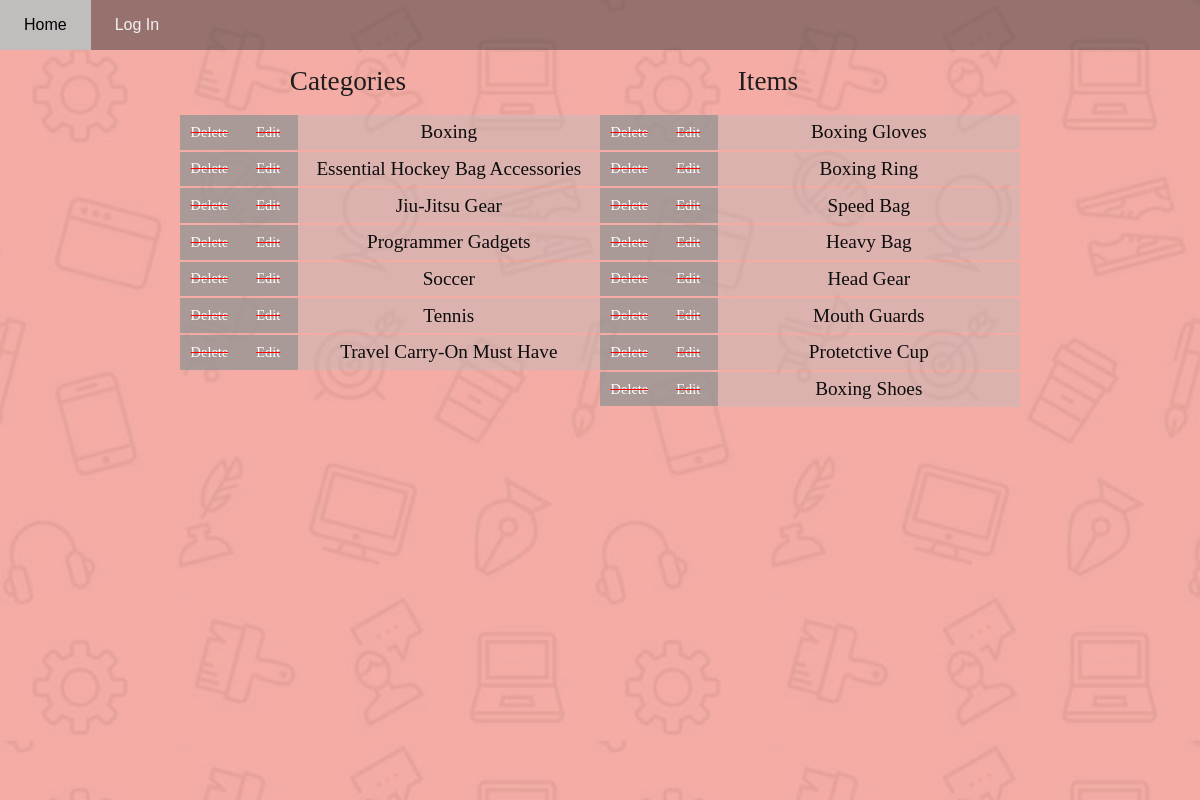
The app's page /category/4/ with its own data.
### db_setup.py (models this page shows, shortened)
class Category(Base):
    __tablename__ = 'category'
    id = Column(Integer, primary_key=True)
    name = Column(String(100), nullable=False)
    user_id = Column(Integer, ForeignKey('user.id'))
    user = relationship(User)

class Item(Base):
    __tablename__ = 'item'
    id = Column(Integer, primary_key=True)
    name = Column(String(100), nullable=False)
    description = Column(String(500))
    category_id = Column(Integer, ForeignKey('category.id'))
    category = relationship(Category)
    user_id = Column(Integer, ForeignKey('user.id'))
    user = relationship(User)

### main.py (the view)
@app.route('/category/<int:category_id>/')
def showItems(category_id):
    cat = session.query(Category).filter_by(id=category_id).one()
    categories = session.query(Category).order_by(asc(Category.name)).all()
    items = session.query(Item).filter_by(category_id=category_id).all()
    if 'username' not in login_session:
        return render_template('catalog.html', categories=categories, category_id=category_id, items=items)
    else:
        userID = login_session['user_id']
        return render_template('catalog.html', categories=categories, category_id=category_id, items=items, userID=userID)

### templates/catalog.html (shortened to what this page needs)
<!DOCTYPE html>
<html>
  <head>
    <link
      rel="stylesheet"
      type="text/css"
      href="{{url_for('static', filename='style.css')}}"
    />
  </head>
  <body>
    <div class="bg">
      <div class="bg-color">
        <div class="topnav">
          <a href="{{ url_for('showCategories') }}">Home</a>
          <a href="{{ url_for('login') }}">Log In</a>
        </div>
        <div class="main-catalog">
          <div class="list" id="category">
            <div class="list-name cat">Categories</div>
            {% for cat in categories %}
            <div class="category">
              {%if cat.user_id == userID:%}
              <a
                href="{{url_for('deleteCategory', category_id=cat.id)}}"
                class="delete"
              >
                <span id="item-name">Delete</span>
              </a>
              <a
                href="{{url_for('editCategory', category_id=cat.id)}}"
                class="edit left"
              >
                <span id="item-name">Edit</span>
              </a>
              {%else%}
              <div href="#" class="disabled">
                <span id="item-name">Delete</span>
              </div>
              <div class="disabled">
                <span id="item-name">Edit</span>
              </div>
              {%endif%}
              <a
                href="{{url_for('showItems', category_id=cat.id)}}"
                class="name"
              >
                <span id="item-name">{{ cat.name }}</span>
              </a>
            </div>
            {% endfor %}
          </div>
          <div class="list" id="item">
            <div class="list-name item">Items</div>
            {% for item in items %}
            <div class="category">
              {%if item.user_id == userID:%}
              <a
                href="{{url_for('deleteItem', category_id=item.category_id, item_id=item.id)}}"
                class="delete"
              >
                <span id="item-name">Delete</span>
              </a>
              <a
                href="{{url_for('editItem', category_id=item.category_id, item_id=item.id)}}"
                class="edit left"
              >
                <span id="item-name">Edit</span>
              </a>
              {%else%}
              <div class="disabled">
                <span id="item-name">Delete</span>
              </div>
              <div class="disabled">
                <span id="item-name">Edit</span>
              </div>
              {%endif%}
              <a
                href="{{url_for('showItem', category_id=item.category_id,item_id=item.id)}}"
                class="name"
              >
                <span id="item-name">{{ item.name }}</span>
              </a>
            </div>
            {% endfor %}
          </div>
        </div>
      </div>
    </div>
  </body>
</html>

### static/style.css (style rules this page uses)
.topnav { margin: 0; padding: 0; background: rgba(75, 66, 66, 0.548); overflow: hidden; }
.topnav a { float: left; color: #f2f2f2; text-align: center; padding: 1rem 1.5rem; text-decoration: none; font-size: 1rem; }
body { margin: 0; height: 100%; font-family: Arial, Helvetica, sans-serif; }
.bg { position: fixed; top: 0; left: 0; width: 100%; height: 100%; background: url("img/bg.jpg"); background-size: 100%; }
.bg-color { position: fixed; top: 0; left: 0; width: 100%; height: 100%; background: rgba(255, 255, 255, 0.538); background-size: 100%; }
* { box-sizing: border-box; }
.category { text-decoration: none; font-size: 1.2rem; font-family: "Times New Roman", Times, serif; height: 100%; width: 100%; }
.category .name { text-decoration: none; color: #0c0c0c; padding: 0.4rem; float: left; position: relative; width: 72%; background: rgba(187, 187, 187, 0.418); }
.category .edit, .category .delete, .category .disabled { color: white; text-decoration: none; font-size: 0.9rem; padding: 0.55rem; float: left; position: relative; width: 14%; }
.category .disabled { background: rgba(148, 148, 148, 0.774); text-decoration: line-through; text-decoration-color: red; }
.main-catalog { position: relative; margin-left: 15%; height: 100%; width: 70%; }
.list { width: 50%; height: 12%; text-align: center; display: grid; grid-gap: 2%; }
#category { float: left; }
#item { float: right; }
.list-name { padding: 1rem; color: #1f1d1d; width: 80%; height: 100%; float: left; font-size: 1.7rem; font-family: "Palatino Linotype", "Book Antiqua", Palatino, serif; }

### records on screen
Category: shows "Delete", name "Boxing"
Category: shows "Delete", name "Essential Hockey Bag Accessories"
Category: shows "Delete", name "Jiu-Jitsu Gear"
Category: shows "Delete", name "Programmer Gadgets"
Category: shows "Delete", name "Soccer"
Category: shows "Delete", name "Tennis"
Category: shows "Delete", name "Travel Carry-On Must Have"
Item: shows "Delete", name "Boxing Gloves"
Item: shows "Delete", name "Boxing Ring"
Item: shows "Delete", name "Speed Bag"
Item: shows "Delete", name "Heavy Bag"
Item: shows "Delete", name "Head Gear"
Item: shows "Delete", name "Mouth Guards"
Item: shows "Delete", name "Protetctive Cup"
Item: shows "Delete", name "Boxing Shoes"
